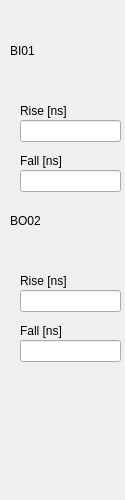
<?xml version="1.0" encoding="UTF-8"?>
<ui version="4.0">
 <class>Form</class>
 <widget class="QWidget" name="Form">
  <property name="geometry">
   <rect>
    <x>0</x>
    <y>0</y>
    <width>125</width>
    <height>500</height>
   </rect>
  </property>
  <property name="windowTitle">
   <string>Form</string>
  </property>
  <widget class="caInclude" name="cainclude">
   <property name="geometry">
    <rect>
     <x>0</x>
     <y>0</y>
     <width>128</width>
     <height>500</height>
    </rect>
   </property>
   <property name="toolTip">
    <string>&lt;html&gt;&lt;head/&gt;&lt;body&gt;&lt;p&gt;OPERATIONAL status of the slave&lt;/p&gt;&lt;/body&gt;&lt;/html&gt;</string>
   </property>
   <property name="macro">
    <string>IOC=$(IOC),MasterID=$(MasterID),SlaveID=$(SlaveID),HWType=$(HWType)</string>
   </property>
   <property name="filename" stdset="0">
    <string notr="true">ecmcE_slave_frame.ui</string>
   </property>
  </widget>
  <widget class="caFrame" name="caframe">
   <property name="geometry">
    <rect>
     <x>10</x>
     <y>60</y>
     <width>111</width>
     <height>141</height>
    </rect>
   </property>
   <property name="macro">
    <string notr="true">IOC=$(IOC),SlaveID=$(SlaveID),MasterID=$(MasterID),CH=01</string>
   </property>
   <widget class="caLed" name="caled_5">
    <property name="geometry">
     <rect>
      <x>80</x>
      <y>10</y>
      <width>22</width>
      <height>22</height>
     </rect>
    </property>
    <property name="rectangular">
     <bool>true</bool>
    </property>
    <property name="gradientEnabled">
     <bool>false</bool>
    </property>
    <property name="channel" stdset="0">
     <string notr="true">$(IOC):m$(MasterID)s$(SlaveID)-BI$(CH)</string>
    </property>
    <property name="colorMode">
     <enum>caLed::Static</enum>
    </property>
    <property name="falseColor">
     <color>
      <red>136</red>
      <green>138</green>
      <blue>133</blue>
     </color>
    </property>
    <property name="trueColor">
     <color>
      <red>0</red>
      <green>85</green>
      <blue>0</blue>
     </color>
    </property>
   </widget>
   <widget class="caLineEdit" name="efuCurr_2">
    <property name="geometry">
     <rect>
      <x>10</x>
      <y>60</y>
      <width>101</width>
      <height>22</height>
     </rect>
    </property>
    <property name="alignment">
     <set>Qt::AlignRight|Qt::AlignTrailing|Qt::AlignVCenter</set>
    </property>
    <property name="channel" stdset="0">
     <string notr="true">$(IOC):m$(MasterID)s$(SlaveID)-BI$(CH)-TimeRise</string>
    </property>
   </widget>
   <widget class="caLineEdit" name="efuCurr_3">
    <property name="geometry">
     <rect>
      <x>10</x>
      <y>110</y>
      <width>101</width>
      <height>22</height>
     </rect>
    </property>
    <property name="alignment">
     <set>Qt::AlignRight|Qt::AlignTrailing|Qt::AlignVCenter</set>
    </property>
    <property name="channel" stdset="0">
     <string notr="true">$(IOC):m$(MasterID)s$(SlaveID)-BI$(CH)-TimeFall</string>
    </property>
   </widget>
   <widget class="caLabel" name="calabel_9">
    <property name="geometry">
     <rect>
      <x>10</x>
      <y>40</y>
      <width>51</width>
      <height>22</height>
     </rect>
    </property>
    <property name="text">
     <string>Rise [ns]</string>
    </property>
    <property name="alignment">
     <set>Qt::AlignLeading|Qt::AlignLeft|Qt::AlignVCenter</set>
    </property>
   </widget>
   <widget class="caLabel" name="calabel_10">
    <property name="geometry">
     <rect>
      <x>10</x>
      <y>90</y>
      <width>51</width>
      <height>22</height>
     </rect>
    </property>
    <property name="text">
     <string>Fall [ns]</string>
    </property>
    <property name="alignment">
     <set>Qt::AlignLeading|Qt::AlignLeft|Qt::AlignVCenter</set>
    </property>
   </widget>
  </widget>
  <widget class="caLabel" name="calabel_3">
   <property name="geometry">
    <rect>
     <x>10</x>
     <y>40</y>
     <width>32</width>
     <height>22</height>
    </rect>
   </property>
   <property name="text">
    <string>BI01</string>
   </property>
  </widget>
  <widget class="caLabel" name="calabel_8">
   <property name="geometry">
    <rect>
     <x>10</x>
     <y>210</y>
     <width>32</width>
     <height>22</height>
    </rect>
   </property>
   <property name="text">
    <string>BO02</string>
   </property>
  </widget>
  <widget class="caFrame" name="caframe_2">
   <property name="geometry">
    <rect>
     <x>10</x>
     <y>230</y>
     <width>111</width>
     <height>141</height>
    </rect>
   </property>
   <property name="macro">
    <string notr="true">IOC=$(IOC),SlaveID=$(SlaveID),MasterID=$(MasterID),CH=02</string>
   </property>
   <widget class="caLed" name="caled_6">
    <property name="geometry">
     <rect>
      <x>80</x>
      <y>10</y>
      <width>22</width>
      <height>22</height>
     </rect>
    </property>
    <property name="rectangular">
     <bool>true</bool>
    </property>
    <property name="gradientEnabled">
     <bool>false</bool>
    </property>
    <property name="channel" stdset="0">
     <string notr="true">$(IOC):m$(MasterID)s$(SlaveID)-BI$(CH)</string>
    </property>
    <property name="colorMode">
     <enum>caLed::Static</enum>
    </property>
    <property name="falseColor">
     <color>
      <red>136</red>
      <green>138</green>
      <blue>133</blue>
     </color>
    </property>
    <property name="trueColor">
     <color>
      <red>0</red>
      <green>85</green>
      <blue>0</blue>
     </color>
    </property>
   </widget>
   <widget class="caLineEdit" name="efuCurr_4">
    <property name="geometry">
     <rect>
      <x>10</x>
      <y>60</y>
      <width>101</width>
      <height>22</height>
     </rect>
    </property>
    <property name="alignment">
     <set>Qt::AlignRight|Qt::AlignTrailing|Qt::AlignVCenter</set>
    </property>
    <property name="channel" stdset="0">
     <string notr="true">$(IOC):m$(MasterID)s$(SlaveID)-BI$(CH)-TimeRise</string>
    </property>
   </widget>
   <widget class="caLineEdit" name="efuCurr_5">
    <property name="geometry">
     <rect>
      <x>10</x>
      <y>110</y>
      <width>101</width>
      <height>22</height>
     </rect>
    </property>
    <property name="alignment">
     <set>Qt::AlignRight|Qt::AlignTrailing|Qt::AlignVCenter</set>
    </property>
    <property name="channel" stdset="0">
     <string notr="true">$(IOC):m$(MasterID)s$(SlaveID)-BI$(CH)-TimeFall</string>
    </property>
   </widget>
   <widget class="caLabel" name="calabel_11">
    <property name="geometry">
     <rect>
      <x>10</x>
      <y>40</y>
      <width>51</width>
      <height>22</height>
     </rect>
    </property>
    <property name="text">
     <string>Rise [ns]</string>
    </property>
    <property name="alignment">
     <set>Qt::AlignLeading|Qt::AlignLeft|Qt::AlignVCenter</set>
    </property>
   </widget>
   <widget class="caLabel" name="calabel_12">
    <property name="geometry">
     <rect>
      <x>10</x>
      <y>90</y>
      <width>51</width>
      <height>22</height>
     </rect>
    </property>
    <property name="text">
     <string>Fall [ns]</string>
    </property>
    <property name="alignment">
     <set>Qt::AlignLeading|Qt::AlignLeft|Qt::AlignVCenter</set>
    </property>
   </widget>
  </widget>
  <widget class="caByte" name="cabyte">
   <property name="geometry">
    <rect>
     <x>90</x>
     <y>100</y>
     <width>17</width>
     <height>17</height>
    </rect>
   </property>
   <property name="endBit">
    <number>0</number>
   </property>
  </widget>
  <widget class="caByte" name="cabyte_2">
   <property name="geometry">
    <rect>
     <x>90</x>
     <y>150</y>
     <width>17</width>
     <height>17</height>
    </rect>
   </property>
   <property name="startBit">
    <number>1</number>
   </property>
   <property name="endBit">
    <number>1</number>
   </property>
  </widget>
  <widget class="caByte" name="cabyte_3">
   <property name="geometry">
    <rect>
     <x>90</x>
     <y>270</y>
     <width>17</width>
     <height>17</height>
    </rect>
   </property>
   <property name="startBit">
    <number>8</number>
   </property>
   <property name="endBit">
    <number>8</number>
   </property>
  </widget>
  <widget class="caByte" name="cabyte_4">
   <property name="geometry">
    <rect>
     <x>90</x>
     <y>320</y>
     <width>17</width>
     <height>17</height>
    </rect>
   </property>
   <property name="startBit">
    <number>9</number>
   </property>
   <property name="endBit">
    <number>9</number>
   </property>
  </widget>
 </widget>
 <customwidgets>
  <customwidget>
   <class>caFrame</class>
   <extends>QFrame</extends>
   <header>caFrame</header>
   <container>1</container>
  </customwidget>
  <customwidget>
   <class>caLabel</class>
   <extends>QLabel</extends>
   <header>caLabel</header>
  </customwidget>
  <customwidget>
   <class>caInclude</class>
   <extends>QWidget</extends>
   <header>caInclude</header>
  </customwidget>
  <customwidget>
   <class>caLed</class>
   <extends>QWidget</extends>
   <header>caLed</header>
  </customwidget>
  <customwidget>
   <class>caLineEdit</class>
   <extends>QLineEdit</extends>
   <header>caLineEdit</header>
  </customwidget>
  <customwidget>
   <class>caByte</class>
   <extends>QWidget</extends>
   <header>caByte</header>
  </customwidget>
 </customwidgets>
 <resources/>
 <connections/>
</ui>
